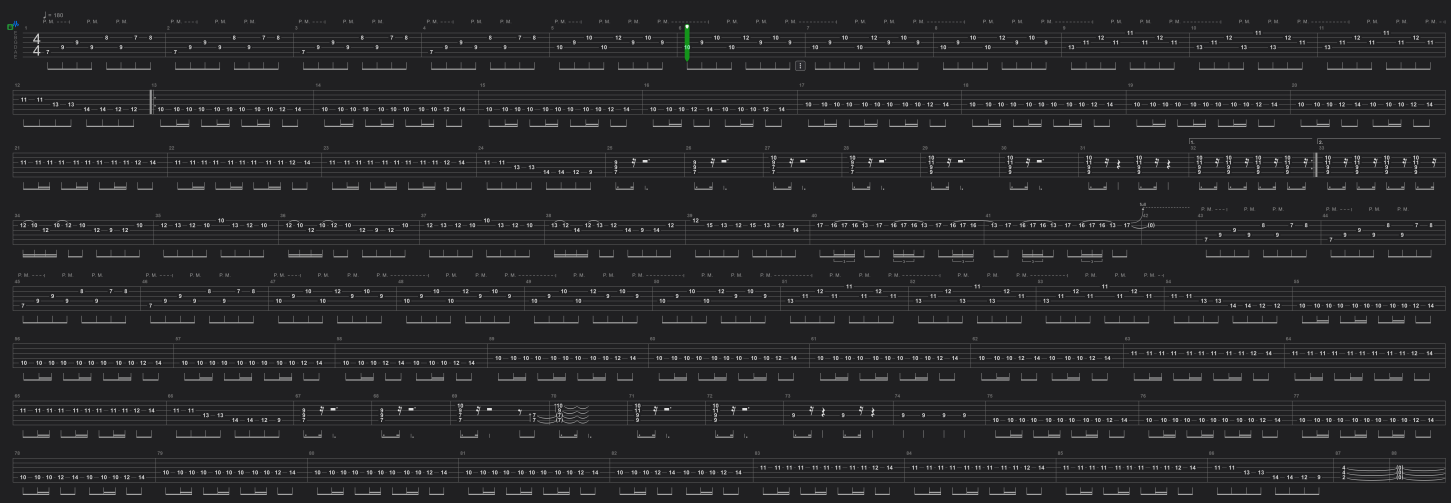
#> input picture examples/complex-tab.png, 7252 x 2511 px (shown at 1/5 size)
$ python ocr-tab.py ../../examples/complex-tab.png
#> lines starting #> are read from the running program, lines starting #| are printed output that depends on the picture; after the words box and inside, x2 and y2 are one past the last pixel; in counts of white or black regions, pixels touching at a corner belong together

from __future__ import annotations

"""Guitar tab OCR helper."""
import argparse
from dataclasses import dataclass
import os
from pathlib import Path
import re
import shutil
import sys
from typing import Iterable

import cv2
import numpy as np
from PIL import Image, ImageFilter, ImageOps
import pytesseract
from pytesseract import Output

DEFAULT_WHITELIST = "0123456789ABCDEFGabcdefghp-/\\|PM.:,()_ " + "\n|-=<>"


@dataclass
class OCRToken:
    text: str
    left: int
    top: int
    width: int
    height: int
    confidence: float

    @property
    def right(self) -> int:
        return self.left + self.width

    @property
    def bottom(self) -> int:
        return self.top + self.height

    @property
    def center_x(self) -> float:
        return self.left + self.width / 2

    @property
    def center_y(self) -> float:
        return self.top + self.height / 2

    # [13 lines left out: function merge, not called in this run]


@dataclass
class NoteEvent:
    string_index: int
    measure_index: int
    column: int
    text: str


@dataclass
class PalmMuteEvent:
    measure_index: int
    column: int


@dataclass
class TabMetadata:
    song: str = 'OCR Validation'
    artist: str = 'Visual Tab'
    bpm: int = 180
    time_signature: str = '4/4'


@dataclass
class TabGeometry:
    string_positions: list[int]
    measure_boundaries: list[int]
    tab_left: int
    tab_right: int
    tab_top: int
    tab_bottom: int


@dataclass
class AxisColumn:
    kind: str
    measure_index: int
    relative_index: int


STRING_ORDER = ["e", "B", "G", "D", "A", "E"]


def resolve_tesseract_cmd(user_value: Path | None) -> Path:
    """Return the path to the Tesseract executable, if it exists."""
    if user_value is not None:
        if user_value.exists():
            return user_value
        raise FileNotFoundError(f"Specified tesseract executable not found: {user_value}")

    from_path = shutil.which("tesseract")
    if from_path:
        return Path(from_path)

    potential_locations: Iterable[Path] = (
        Path(__file__).resolve().parents[1] / "tesseract" / "tesseract.exe",
        Path(os.environ.get("ProgramFiles", "")) / "Tesseract-OCR" / "tesseract.exe",
        Path(os.environ.get("ProgramFiles(x86)", "")) / "Tesseract-OCR" / "tesseract.exe",
    )
    for candidate in potential_locations:
        if candidate and candidate.exists():
            return candidate

    raise FileNotFoundError("Could not locate the tesseract executable. Install Tesseract OCR or provide --tesseract-cmd.")


# [198 lines left out: functions preprocess_image, extract_ocr_tokens, _fill_missing_positions, detect_string_positions, _merge_close_positions, detect_measure_boundaries and 2 more, not called in this run]


def detect_tab_regions(array: np.ndarray, row_threshold: float = 0.05, min_region_height: int = 120, margin: int = 24) -> list[tuple[int, int, int, int]]:
    """Locate rectangular regions that likely contain full tab staves."""
#> called with row_threshold = 0.05, min_region_height = 120, margin = 24
    if array.ndim == 3:
        gray = cv2.cvtColor(array, cv2.COLOR_RGB2GRAY)
    else:
        gray = array
    blur = cv2.GaussianBlur(gray, (5, 5), 0)
    _, thresh = cv2.threshold(blur, 0, 255, cv2.THRESH_BINARY_INV + cv2.THRESH_OTSU)
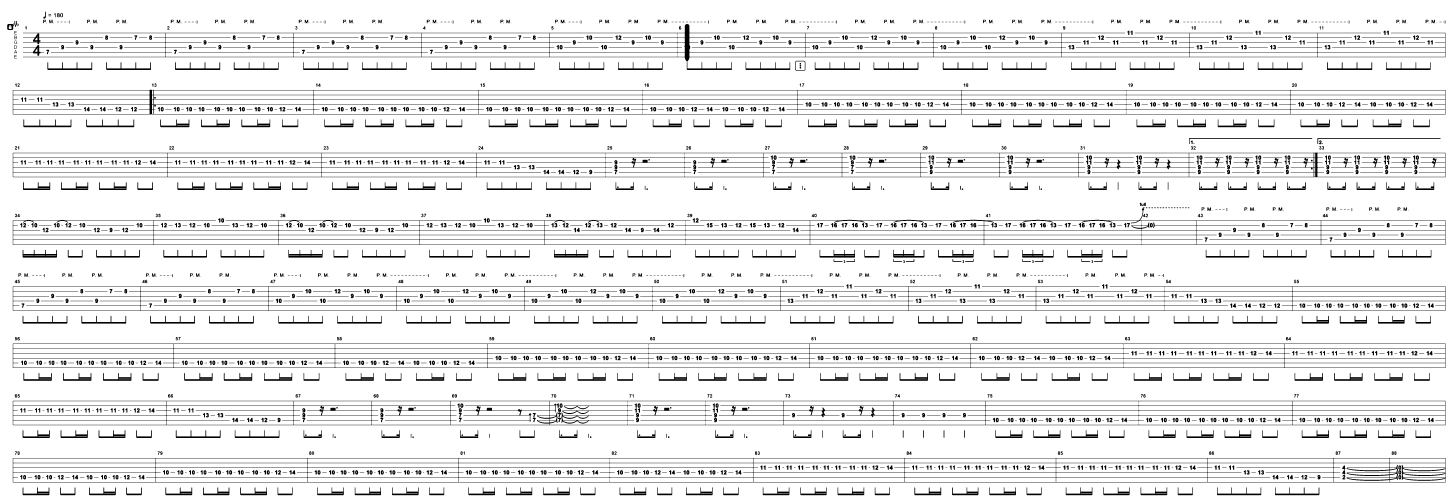
#> thresh: shape (2511, 7252) (shown at 1/5 size); 92.4% white; 2867 black regions (267 under 20 px), largest, box (x1, y1, x2, y2) and area: (64, 2004, 7228, 2126) 89704, (64, 2290, 7228, 2412) 83523, (64, 763, 7228, 886) 79751
    height, width = thresh.shape
#> height = 2511; width = 7252
    row_density = (thresh > 0).sum(axis=1) / width
#> row_density = 2511 values, max 1 at index 0, min 0.0121 at index 451, mean 0.924
    active = row_density > row_threshold
    segments: list[tuple[int, int]] = []
    start: int | None = None
    for idx, val in enumerate(active):
        if val and start is None:
            start = idx
        elif not val and start is not None:
            if idx - start >= min_region_height:
                segments.append((max(0, start - margin), min(height, idx + margin)))
            start = None
#> after the loop, segments = [(0, 188), (262, 474), (548, 788), (862, 1126), (1200, 1456), (1530, 1742), (1816, 2028), (2102, 2314)]; start = 2412
    if start is not None and height - start >= min_region_height:
        segments.append((max(0, start - margin), height))

    boxes: list[tuple[int, int, int, int]] = []
    for top, bottom in segments:
        segment = thresh[top:bottom, :]
        col_density = (segment > 0).sum(axis=0) / max(1, segment.shape[0])
        col_mask = col_density > (row_threshold / 2)
        xs = np.where(col_mask)[0]
        if xs.size:
            left = max(0, int(xs[0]) - margin)
            right = min(width, int(xs[-1]) + margin)
        else:
            left, right = 0, width
        boxes.append((left, top, right, bottom))
#> this loop made 8 passes
#> after the loop, boxes = [(0, 0, 7252, 188), (0, 262, 7252, 474), (0, 548, 7252, 788), (0, 862, 7252, 1126), (0, 1200, 7252, 1456), (0, 1530, 7252, 1742), (0, 1816, 7252, 2028), (0, 2102, 7252, 2314)]
    boxes.sort(key=lambda box: box[1])
    return boxes


# [315 lines left out: functions build_geometry, estimate_measure_columns, map_x_to_column, merge_number_tokens, normalize_fret_text, gather_note_events and 8 more, not called in this run]


def run_ocr(
    image: Image.Image,
    tessdata_path: Path | None,
    language: str,
    whitelist: str,
    psm: int,
    oem: int,
    tesseract_cmd: Path | None,
    scale: float,
    threshold: int,
    invert: bool,
    median_filter_size: int,
    debug_image: Path | None,
) -> tuple[Image.Image, list[OCRToken]]:
    """Run OCR over the supplied image and return the processed image plus tokens."""
    resolved_cmd = resolve_tesseract_cmd(tesseract_cmd)
    pytesseract.pytesseract.tesseract_cmd = str(resolved_cmd)

    if tessdata_path is not None:
        os.environ["TESSDATA_PREFIX"] = str(tessdata_path)

    config_parts = [f"--psm {psm}", f"--oem {oem}", "-c preserve_interword_spaces=1"]
    if whitelist:
        config_parts.append(f"tessedit_char_whitelist={whitelist}")
    config = " ".join(config_parts)

    processed = preprocess_image(image, scale, threshold, invert, median_filter_size)
    if debug_image:
        debug_image.parent.mkdir(parents=True, exist_ok=True)
        processed.save(debug_image)
    tokens = extract_ocr_tokens(processed, language, config)
    return processed, tokens


def parse_args(argv: list[str]) -> argparse.Namespace:
    parser = argparse.ArgumentParser(description="Scan guitar tab images and output ASCII tabs.")
    parser.add_argument("image", type=Path, help="Path to the image containing the guitar tab.")
    parser.add_argument(
        "--tessdata",
        type=Path,
        default=None,
        help="Directory containing tessdata files (if omitted, defaults to the system Tesseract installation).",
    )
    parser.add_argument("--language", default="eng", help="Tesseract language to use (default: eng).")
    parser.add_argument(
        "--whitelist",
        default=DEFAULT_WHITELIST,
        help="Character whitelist passed to Tesseract to improve accuracy.",
    )
    parser.add_argument(
        "--psm",
        type=int,
        default=6,
        help="Page segmentation mode (default: 6, equivalent to SINGLE_BLOCK).",
    )
    parser.add_argument(
        "--oem",
        type=int,
        default=1,
        help="OCR Engine mode (default: 1, neural nets).",
    )
    parser.add_argument(
        "--scale",
        type=float,
        default=3.5,
        help="Scale factor applied before OCR (default: 3.5).",
    )
    parser.add_argument(
        "--threshold",
        type=int,
        default=140,
        help="Threshold for binarization (0 disables).",
    )
    parser.add_argument(
        "--invert",
        dest="invert",
        action=argparse.BooleanOptionalAction,
        default=True,
        help="Invert colors before thresholding (default: True).",
    )
    parser.add_argument(
        "--median-filter",
        type=int,
        default=3,
        help="Median filter kernel size to reduce noise (default: 3, 0 disables).",
    )
    parser.add_argument(
        "--debug-image",
        type=Path,
        default=None,
        help="Optional path to store the preprocessed image for debugging.",
    )
    parser.add_argument(
        "--tesseract-cmd",
        type=Path,
        default=None,
        help="Path to the Tesseract executable if it is not on PATH.",
    )
    return parser.parse_args(argv)


def main(argv: list[str] | None = None) -> int:
    args = parse_args(argv if argv is not None else sys.argv[1:])
    base_image = Image.open(args.image).convert('RGB')
    regions = detect_tab_regions(np.array(base_image))
#> regions has the same summary as boxes in detect_tab_regions
    if not regions:
        regions = [(0, 0, base_image.width, base_image.height)]

    outputs: list[str] = []
    total = len(regions)
#> total = 8
    for idx, (left, top, right, bottom) in enumerate(regions, start=1):
        crop = base_image.crop((left, top, right, bottom))
        debug_path: Path | None = None
        if args.debug_image:
            if total == 1:
                debug_path = args.debug_image
            else:
                debug_path = args.debug_image.with_name(f"{args.debug_image.stem}-{idx}{args.debug_image.suffix}")
        processed, tokens = run_ocr(
            crop,
            args.tessdata,
            args.language,
            args.whitelist,
            args.psm,
            args.oem,
            args.tesseract_cmd,
            args.scale,
            args.threshold,
            args.invert,
            args.median_filter,
            debug_path,
        )
        tab_text = compose_tab(processed, tokens)
        outputs.append(f"=== Tab {idx} ===\n{tab_text}")
#> this loop made 1 pass
#> (idx, left, top, right, bottom) on pass 1: (1, 0, 0, 7252, 188)
#> pass 1, in main, `crop = base_image.crop((left, top, right, bottom))`:
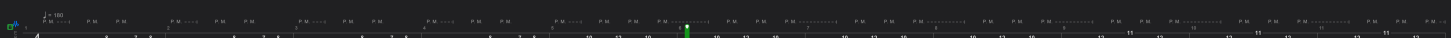
#> crop: PIL image 7252x188 RGB (shown at 1/5 size); mean R, G, B 34.4, 34.7, 36.5
#> after the loop, outputs = []

    print("\n\n".join(outputs))
    return 0


if __name__ == "__main__":
#> (the run stopped early here; a loop or call above may not have finished)

$ run again, on examples/sample-tab.png
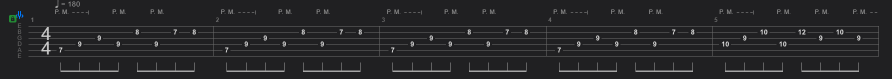
#> input picture examples/sample-tab.png, 1783 x 157 px (shown at 1/2 size)
#> in detect_tab_regions, `_, thresh = cv2.threshold(blur, 0, 255, cv2.THRESH_BINARY_INV + cv2.TH..`:
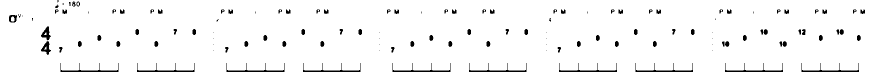
#> thresh: shape (157, 1783) (shown at 1/2 size); 96.6% white; 124 black regions (31 under 20 px), largest, box (x1, y1, x2, y2) and area: (121, 126, 237, 144) 420, (453, 126, 569, 144) 420, (785, 126, 901, 144) 420
#> row_density = 157 values, max 1 at index 16, min 0.352 at index 141, mean 0.966
#> the loop in detect_tab_regions, `for idx, val in enumerate(active):` made 157 passes
#> start on pass 1: 0
#> after the loop in detect_tab_regions, `for idx, val in enumerate(active):`: segments = []; start = 0
#> the loop in detect_tab_regions, `for top, bottom in segments:` made 1 pass
#> (top, bottom, left, right) on pass 1: (0, 157, 0, 1783)
#> after the loop in detect_tab_regions, `for top, bottom in segments:`: boxes = [(0, 0, 1783, 157)]
#> total = 1
#> the loop in main, `for idx, (left, top, right, bottom) in enumerate(regions, start=1):` made 1 pass
#> (idx, left, top, right, bottom) on pass 1: (1, 0, 0, 1783, 157)
#> after the loop in main, `for idx, (left, top, right, bottom) in enumerate(regions, start=1):`: outputs = []
